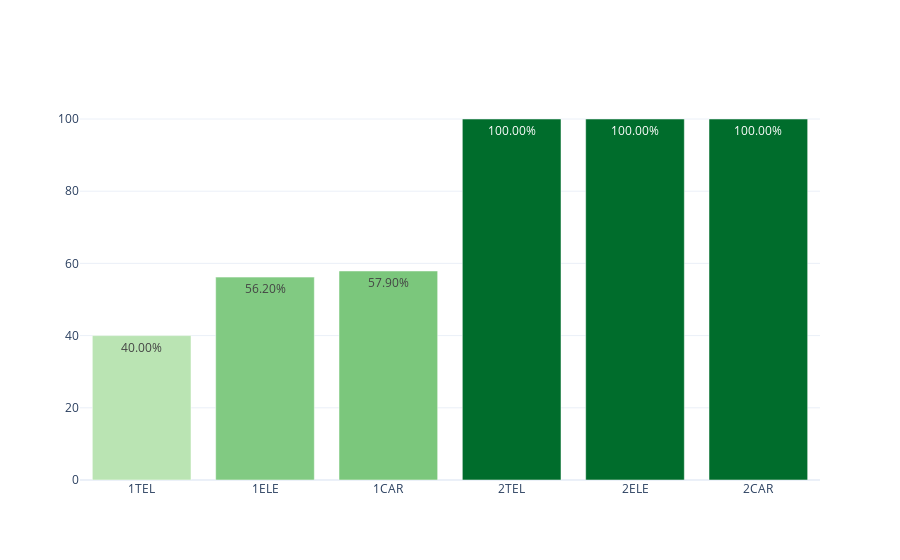

This figure's notebook cell:
### Markdown cell above
## CICLOS FORMATIVOS DE GRADO MEDIO

### Code cell
dfc_CFGM = loaders.get_data_by_stages(dfc, 'CFGM')
myplotly.bar_simple(dfc_CFGM.index, dfc_CFGM['éxito'])

### Figure 1 — Plotly figure (JSON) as saved in the notebook; plotly's stock layout.template omitted (floating-point values rounded to 4 significant figures)
{"data": [{"hoverinfo": "x+text", "marker": {"color": [40, 56.2, 57.9, 100, 100, 100], "colorscale": [[0, "rgb(186,228,179)"], [0.3333, "rgb(116,196,118)"], [0.6667, "rgb(49,163,84)"], [1, "rgb(0,109,44)"]]}, "text": ["40.00%", "56.20%", "57.90%", "100.00%", "100.00%", "100.00%"], "type": "bar", "x": ["1TEL", "1ELE", "1CAR", "2TEL", "2ELE", "2CAR"], "y": [40, 56.2, 57.9, 100, 100, 100]}], "layout": {"title": {"text": ""}}}
